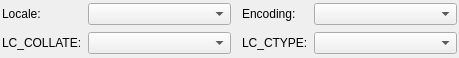
<?xml version="1.0" encoding="UTF-8"?>
<ui version="4.0">
 <class>CollationWidget</class>
 <widget class="QWidget" name="CollationWidget">
  <property name="geometry">
   <rect>
    <x>0</x>
    <y>0</y>
    <width>459</width>
    <height>58</height>
   </rect>
  </property>
  <property name="minimumSize">
   <size>
    <width>0</width>
    <height>0</height>
   </size>
  </property>
  <property name="windowTitle">
   <string>Form</string>
  </property>
  <layout class="QGridLayout" name="collation_grid">
   <property name="margin">
    <number>2</number>
   </property>
   <property name="spacing">
    <number>6</number>
   </property>
   <item row="0" column="0">
    <widget class="QLabel" name="locale_lbl">
     <property name="sizePolicy">
      <sizepolicy hsizetype="Fixed" vsizetype="Fixed">
       <horstretch>0</horstretch>
       <verstretch>0</verstretch>
      </sizepolicy>
     </property>
     <property name="minimumSize">
      <size>
       <width>0</width>
       <height>0</height>
      </size>
     </property>
     <property name="text">
      <string>Locale:</string>
     </property>
    </widget>
   </item>
   <item row="0" column="1">
    <widget class="QComboBox" name="locale_cmb">
     <property name="sizePolicy">
      <sizepolicy hsizetype="Expanding" vsizetype="Fixed">
       <horstretch>0</horstretch>
       <verstretch>0</verstretch>
      </sizepolicy>
     </property>
     <property name="minimumSize">
      <size>
       <width>0</width>
       <height>0</height>
      </size>
     </property>
    </widget>
   </item>
   <item row="0" column="2">
    <widget class="QLabel" name="encoding_lbl">
     <property name="sizePolicy">
      <sizepolicy hsizetype="Fixed" vsizetype="Fixed">
       <horstretch>0</horstretch>
       <verstretch>0</verstretch>
      </sizepolicy>
     </property>
     <property name="minimumSize">
      <size>
       <width>0</width>
       <height>0</height>
      </size>
     </property>
     <property name="text">
      <string>Encoding:</string>
     </property>
     <property name="indent">
      <number>5</number>
     </property>
    </widget>
   </item>
   <item row="0" column="3">
    <widget class="QComboBox" name="encoding_cmb">
     <property name="sizePolicy">
      <sizepolicy hsizetype="Expanding" vsizetype="Fixed">
       <horstretch>0</horstretch>
       <verstretch>0</verstretch>
      </sizepolicy>
     </property>
     <property name="minimumSize">
      <size>
       <width>0</width>
       <height>0</height>
      </size>
     </property>
    </widget>
   </item>
   <item row="1" column="0">
    <widget class="QLabel" name="lccollate_lbl">
     <property name="sizePolicy">
      <sizepolicy hsizetype="Fixed" vsizetype="Preferred">
       <horstretch>0</horstretch>
       <verstretch>0</verstretch>
      </sizepolicy>
     </property>
     <property name="minimumSize">
      <size>
       <width>0</width>
       <height>0</height>
      </size>
     </property>
     <property name="font">
      <font>
       <weight>50</weight>
       <italic>false</italic>
       <bold>false</bold>
      </font>
     </property>
     <property name="text">
      <string>LC_COLLATE:</string>
     </property>
    </widget>
   </item>
   <item row="1" column="1">
    <widget class="QComboBox" name="lccollate_cmb">
     <property name="sizePolicy">
      <sizepolicy hsizetype="Expanding" vsizetype="Fixed">
       <horstretch>0</horstretch>
       <verstretch>0</verstretch>
      </sizepolicy>
     </property>
     <property name="minimumSize">
      <size>
       <width>0</width>
       <height>0</height>
      </size>
     </property>
     <property name="insertPolicy">
      <enum>QComboBox::InsertAlphabetically</enum>
     </property>
    </widget>
   </item>
   <item row="1" column="2">
    <widget class="QLabel" name="lcctype_lbl">
     <property name="sizePolicy">
      <sizepolicy hsizetype="Fixed" vsizetype="Preferred">
       <horstretch>0</horstretch>
       <verstretch>0</verstretch>
      </sizepolicy>
     </property>
     <property name="minimumSize">
      <size>
       <width>0</width>
       <height>0</height>
      </size>
     </property>
     <property name="font">
      <font>
       <weight>50</weight>
       <italic>false</italic>
       <bold>false</bold>
      </font>
     </property>
     <property name="text">
      <string>LC_CTYPE:</string>
     </property>
     <property name="indent">
      <number>5</number>
     </property>
    </widget>
   </item>
   <item row="1" column="3">
    <widget class="QComboBox" name="lcctype_cmb">
     <property name="sizePolicy">
      <sizepolicy hsizetype="Expanding" vsizetype="Fixed">
       <horstretch>0</horstretch>
       <verstretch>0</verstretch>
      </sizepolicy>
     </property>
     <property name="minimumSize">
      <size>
       <width>0</width>
       <height>0</height>
      </size>
     </property>
     <property name="insertPolicy">
      <enum>QComboBox::InsertAlphabetically</enum>
     </property>
    </widget>
   </item>
  </layout>
 </widget>
 <resources/>
 <connections/>
</ui>
